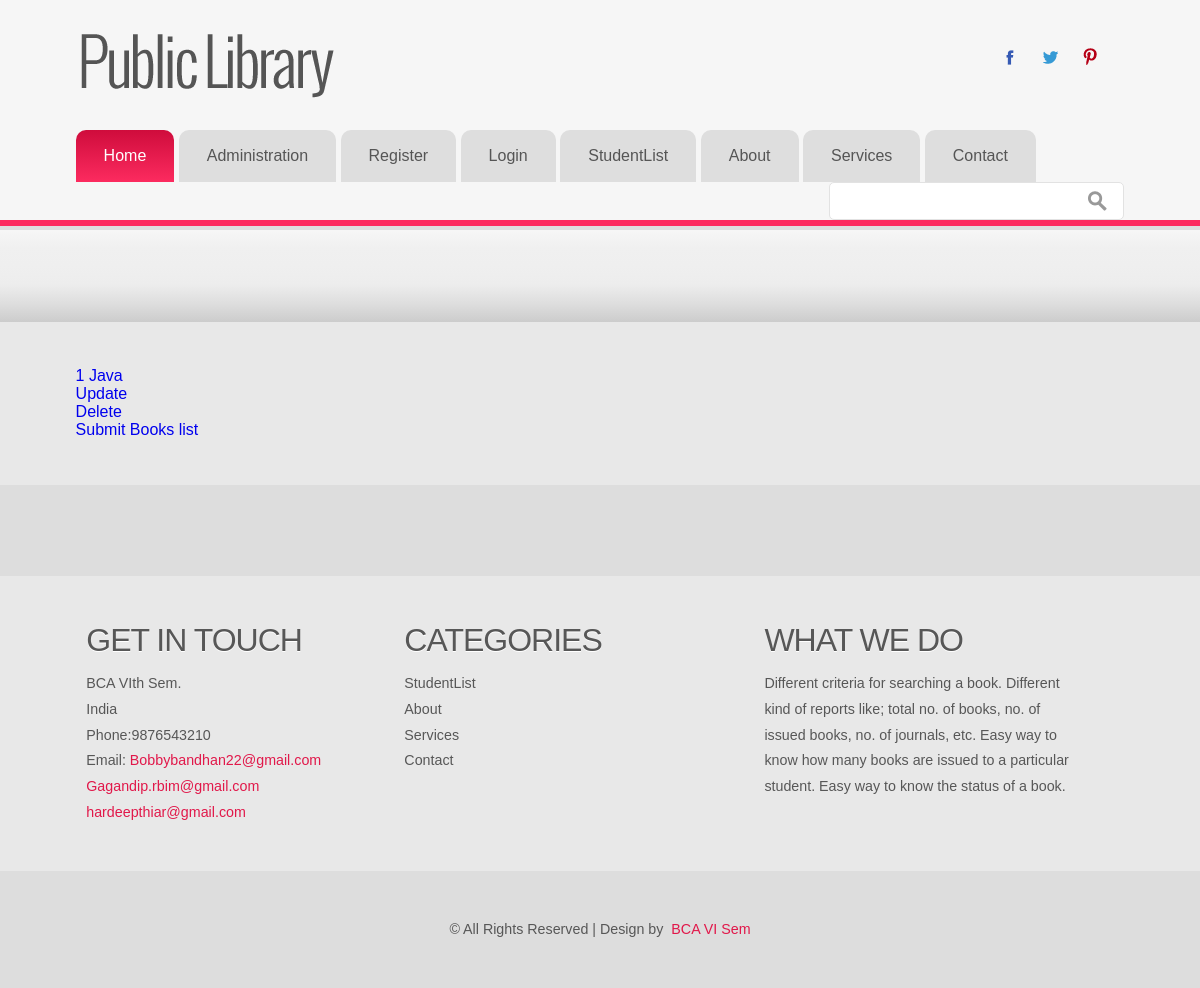
The app's page /book/, older data.
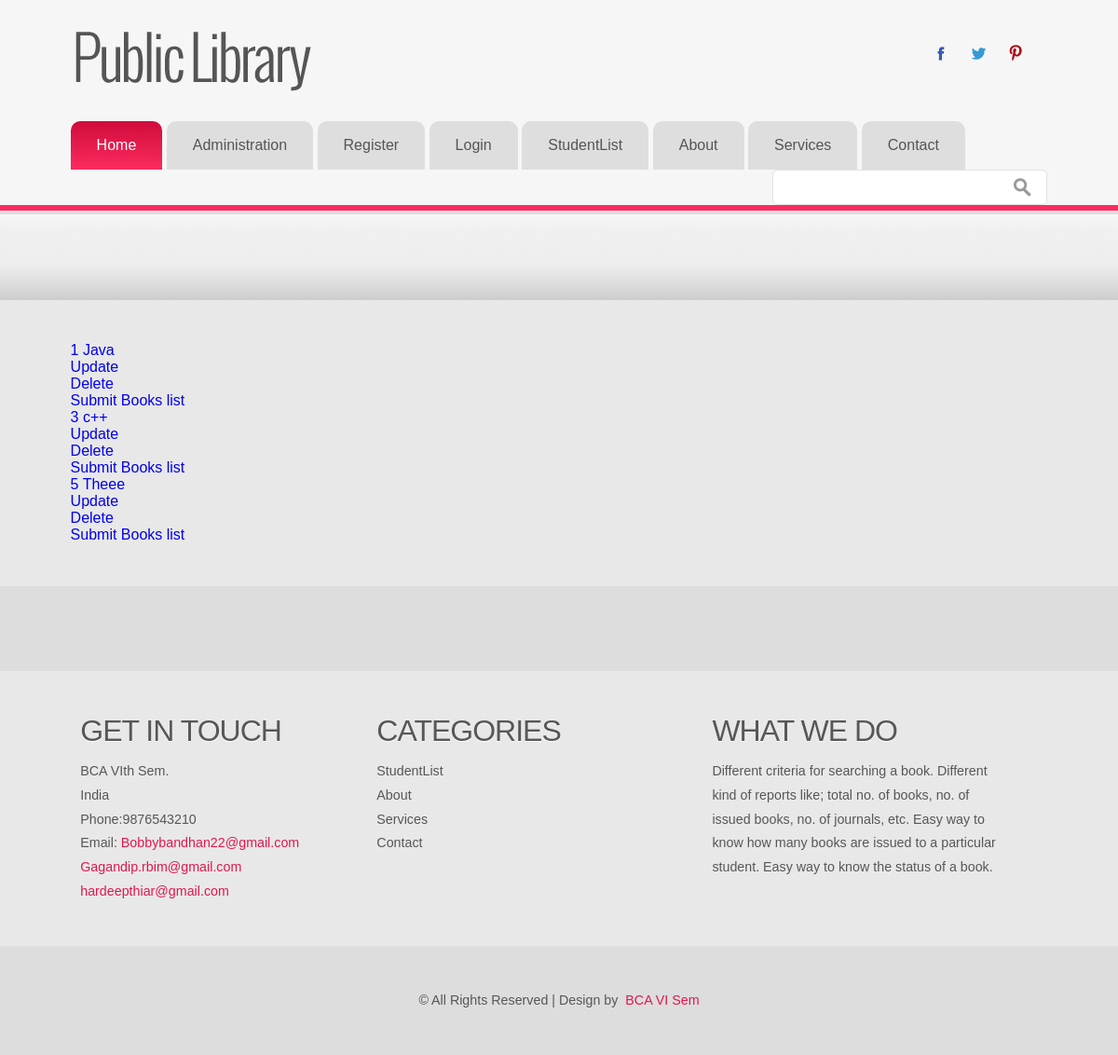
The same page, newer data.
### libsys/models.py (models this page shows, shortened)
class Book(models.Model):
	accno = models.IntegerField(primary_key=True)
	author = models.CharField(max_length=50)
	title = models.CharField(max_length=50)
	publication = models.CharField(max_length=50)
	edition = models.CharField(max_length=50)
	no_of_copies = models.IntegerField()
	volume = models.CharField(max_length=50)
	date_purchase = models.DateField()
	price = models.FloatField()
	status = models.CharField(max_length=50)

### libsys/views.py (the view)
# urls.py: url(r'^book/$', views.Books.as_view(), name='books'),
class Books(ListView):
	template_name = "libsys/books.html"
	model=Book

### libsys/templates/libsys/books.html
{% extends 'libsys/LLLL.html' %}
{% block content %}
	{% for Book in object_list %}
	<div class="col-md-12">
		<a href="{% url 'book_detail' Book.pk %}">
			{{ Book.accno }}
			{{ Book.title }}
		</a>
	</div>
	<div class="col-md-12">
		<a href="{% url 'book_update' Book.pk %}">
			Update
		</a>
	</div>
	<div class="col-md-12">
		<a href="{% url 'book_delete' Book.pk %}">
			Delete
		</a>
	</div>
	<div class="col-md-12">
		<a href="{% url 'book_create' %}">
			Submit Books list
		</a>
	</div>
	{% endfor %}
{% endblock %}

Row changes from the older to the newer data that the page shows:
added Book: accno "3", title "c++"
added Book: accno "5", title "Theee"
